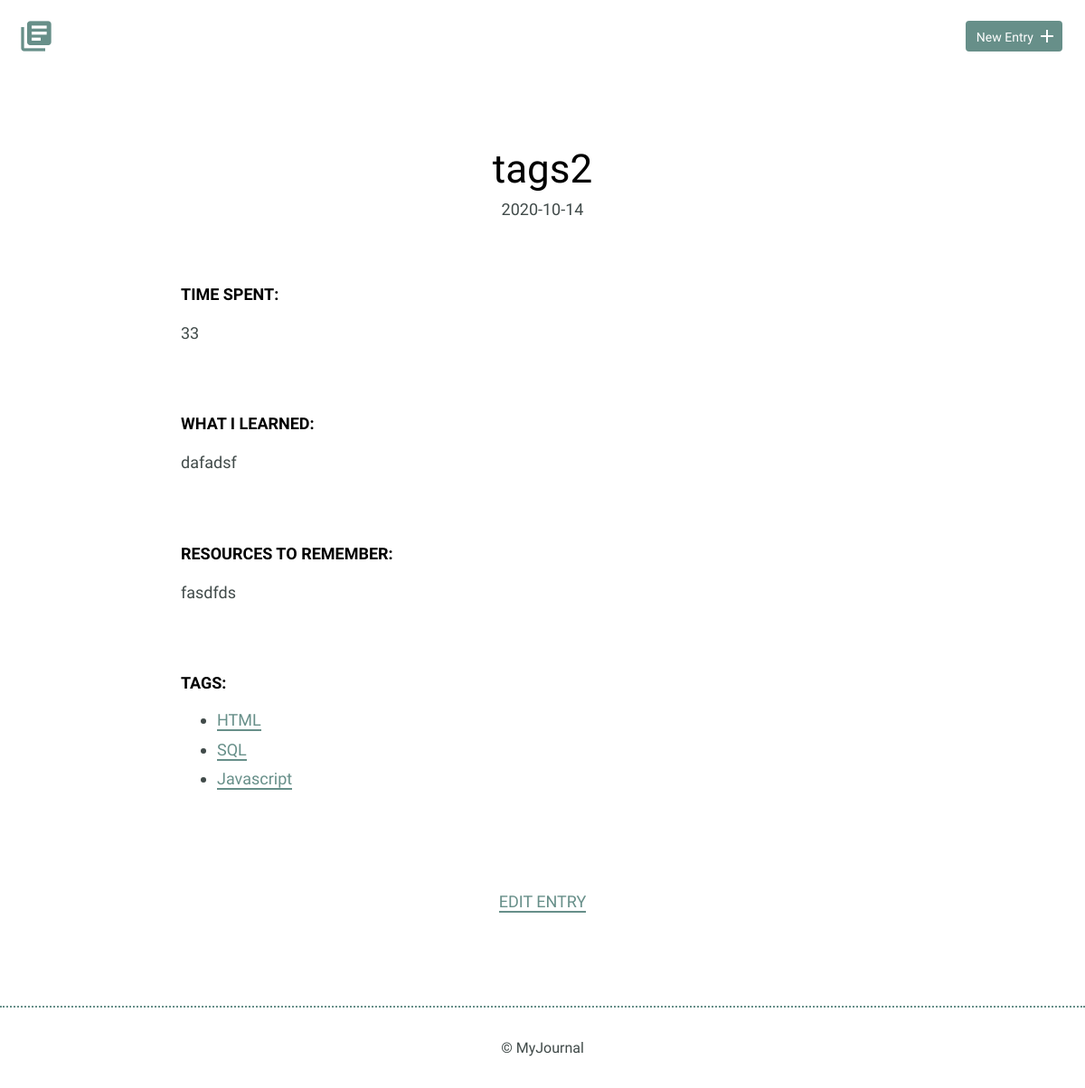
Page /detail.php?id=2 on the earlier database version.
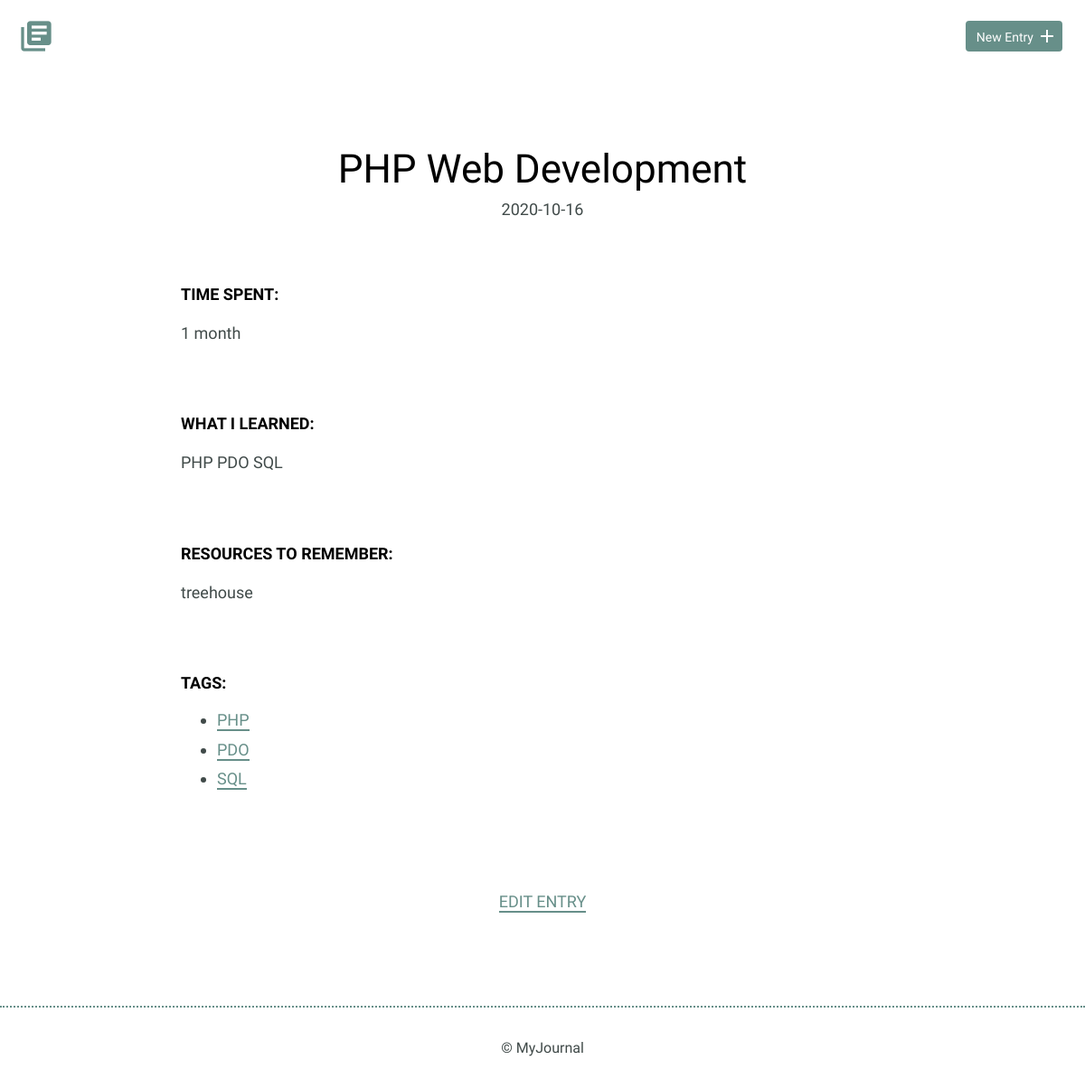
Same page on the later database version.
### tables this page shows
CREATE TABLE "entries" (
	`id`	INTEGER,
	`title`	TEXT,
	`date`	TEXT,
	`time_spent`	INTEGER,
	`learned`	BLOB,
	`resources`	BLOB,
	PRIMARY KEY(`id`)
);

CREATE TABLE "entries_tags_link" (
	"entry_id"	INTEGER,
	"tag_id"	INTEGER
);

CREATE TABLE "tags" (
	"id"	INTEGER,
	"tag_name"	TEXT,
	PRIMARY KEY("id" AUTOINCREMENT)
);

### inc/functions.php (called while the page is built, shortened)
<?php
function get_journal_entry($entry_id) {
include('dbconnect.php');
$sql = 'SELECT * FROM entries WHERE id = ?';
try {
  $results = $db->prepare($sql);
  $results->bindValue(1,$entry_id,PDO::PARAM_INT);
  $results->execute();
  return $results->fetch(PDO::FETCH_ASSOC);
} catch (Exception $e) {
  echo $e->getMessage();
  return false;
}
}
function get_tags($entry_id) {
  include('dbconnect.php');
  $sql = 'SELECT * FROM tags
          INNER JOIN entries_tags_link
          ON tags.id = entries_tags_link.tag_id
          WHERE entries_tags_link.entry_id = ?';
  try {
    $results = $db->prepare($sql);
    $results->bindValue(1,$entry_id,PDO::PARAM_INT);
    $results->execute();
    return $results->fetchAll(PDO::FETCH_ASSOC);
  } catch (Exception $e) {
    echo $e->getMessage();
    return false;
  }
 }
?>

### detail.php (the view, shortened to what this page needs)
<?php
include('inc/functions.php');
if(isset($_GET['id'])) {
    $entry_id = filter_input(INPUT_GET, 'id',FILTER_SANITIZE_NUMBER_INT);
    $journal_entry = get_journal_entry($entry_id);
    $tags = get_tags($entry_id);
}
?>
<!DOCTYPE html>
<html>
    <head>
        <link rel="stylesheet" href="css/normalize.css">
        <link rel="stylesheet" href="css/site.css">
    </head>
    <body>
        <header>
            <div class="container">
                <div class="site-header">
                    <a class="logo" href="index.php"><i class="material-icons">library_books</i></a>
                    <a class="button icon-right" href="new.php"><span>New Entry</span> <i class="material-icons">add</i></a>
                </div>
            </div>
        </header>
        <section>
            <div class="container">
                <div class="entry-list single">
                    <article>
                          <?php
                          echo "<h1>" . $journal_entry['title'] . "</h1>";
                          echo "<time>" . $journal_entry['date'] . "</time>";
                        ?>
                        <div class="entry">
                            <h3>Time Spent: </h3>
                        <p>
                         <?php
                          echo $journal_entry['time_spent'];
                         ?>
                        </p>
                        </div>
                        <div class="entry">
                            <h3>What I Learned:</h3>
                            <p>
                                <?php
                                echo $journal_entry['learned'];
                                ?>
                            </p>
                        </div>
                        <div class="entry">
                            <h3>Resources to Remember:</h3>
                            <p>
                            <?php
                                echo $journal_entry['resources'];
                                ?>
                            </p>
                        </div>
                        <div class="entry">
                            <h3>Tags:</h3>
                            <ul>
                            <?php
                               foreach($tags as $tag) {
                               echo "<li>";
                               echo "<a href='index.php?tag=" . $tag['tag_id']  ."'>" . $tag['tag_name'] . " </a>";
                               echo "</li>";
                               }
                            ?>
                            </ul>
                        </div>
                    </article>
                </div>
            </div>
            <div class="edit">
            <p>
            <?php
            echo "<a href='edit.php?id=" .$entry_id. "'>Edit Entry</a></li>";
            ?>
            </p>
            </div>
        </section>
        <footer>
            <div>
                &copy; MyJournal
            </div>
        </footer>
    </body>
</html>

### css/site.css (style rules this page uses)
body { font-size: 16px; color: #404a49; font-family: 'Cousine', serif; font-weight: 400; }
.container { margin: 0 auto; padding: 0 25px; }
header .site-header { margin: 0 auto; height: 95px; }
header .logo i { color: #678f89; margin: 20px 0 0 -5px; float: left; font-size: 40px; }
header .button { float: right; margin: 33px 0 0 0; }
footer { text-align: center; padding: 35px 0; border-top: 2px dotted #678f89; }
.button { padding: 8px 10px 6px 10px; background: #678f89; border: 2px solid #678f89; border-radius: 4px; text-decoration: none; color: #FFF; position: relative; text-align: center; font-size: 14px; }
.button.icon-right { padding-right: 30px; top: -10px; }
.button.icon-right i { position: absolute; top: 3px; right: 3px; }
h1, h2, h3 { margin: 0; font-weight: 400; line-height: 1em; color: #000; }
h1 { font-size: 44px; margin-bottom: 12px; }
h3 { font-size: 18px; font-family: 'Work Sans', serif; font-weight: 600; text-transform: uppercase; }
p { line-height: 1.8em; font-size: 18px; }
p a { border-bottom: 2px solid #678f89; padding: 0; color: #678f89; text-decoration: none; }
ul li { line-height: 1.8em; font-size: 18px; }
ul li a { border-bottom: 2px solid #678f89; line-height: 1.8em; color: #678f89; text-decoration: none; }
.entry-list, .edit-entry, .new-entry { max-width: 800px; margin: 0 auto; padding: 70px 0 150px 0; }
.entry-list article { margin-bottom: 70px; text-align: center; }
.entry-list article:last-child { margin-bottom: 0; }
.entry-list.single { padding-bottom: 70px; }
.entry-list.single time { font-size: 18px; }
.entry { max-width: 800px; margin: 75px auto 0 auto; text-align: left; }
.entry p { margin-bottom: 40px; }
.edit { padding-bottom: 80px; text-align: center; margin: 0 auto; }
.edit a { font-weight: 400; text-transform: uppercase; font-size: 18px; }

Differences in the rows shown:
removed entries_tags_link: tag.tag_name "HTML"
removed entries_tags_link: tag.tag_name "Javascript"
changed entries: title "tags2" → "PHP Web Development"; date "2020-10-14" → "2020-10-16"; time_spent "33" → "1 month"; learned "dafadsf" → "PHP PDO SQL"; resources "fasdfds" → "treehouse"
added entries_tags_link: tag.tag_name "PHP"
added entries_tags_link: tag.tag_name "PDO"
